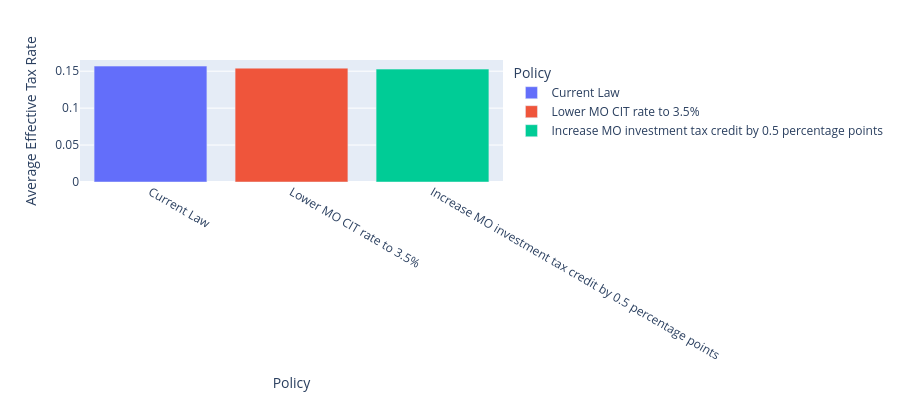

Notebook code for this chart:
### Code cell
# Plot Figure 15: Effects of South Carolina Business Tax Reforms in 2025 on
# Business Incentives to Invest and on State Tax Revenue
fig15 = px.bar(
    df[(df["output_var"]=="eatr") & (df["asset_type"]=="machines")],
    x="Policy", y="value", color='Policy',
    labels={'value':'Average Effective Tax Rate'}, height=400
)
fig15.show()

### Figure 1 — Plotly figure (JSON) as saved in the notebook; plotly's stock layout.template omitted (floating-point values rounded to 4 significant figures)
{"data": [{"alignmentgroup": "True", "hovertemplate": "Policy=%{x}<br>Average Effective Tax Rate=%{y}<extra></extra>", "legendgroup": "Current Law", "marker": {"color": "#636efa", "pattern": {"shape": ""}}, "name": "Current Law", "offsetgroup": "Current Law", "orientation": "v", "showlegend": true, "textposition": "auto", "type": "bar", "x": ["Current Law"], "xaxis": "x", "y": [0.1569], "yaxis": "y"}, {"alignmentgroup": "True", "hovertemplate": "Policy=%{x}<br>Average Effective Tax Rate=%{y}<extra></extra>", "legendgroup": "Lower MO CIT rate to 3.5%", "marker": {"color": "#EF553B", "pattern": {"shape": ""}}, "name": "Lower MO CIT rate to 3.5%", "offsetgroup": "Lower MO CIT rate to 3.5%", "orientation": "v", "showlegend": true, "textposition": "auto", "type": "bar", "x": ["Lower MO CIT rate to 3.5%"], "xaxis": "x", "y": [0.1541], "yaxis": "y"}, {"alignmentgroup": "True", "hovertemplate": "Policy=%{x}<br>Average Effective Tax Rate=%{y}<extra></extra>", "legendgroup": "Increase MO investment tax credit by 0.5 percentage points", "marker": {"color": "#00cc96", "pattern": {"shape": ""}}, "name": "Increase MO investment tax credit by 0.5 percentage points", "offsetgroup": "Increase MO investment tax credit by 0.5 percentage points", "orientation": "v", "showlegend": true, "textposition": "auto", "type": "bar", "x": ["Increase MO investment tax credit by 0.5 percentage points"], "xaxis": "x", "y": [0.1528], "yaxis": "y"}], "layout": {"barmode": "relative", "height": 400, "legend": {"title": {"text": "Policy"}, "tracegroupgap": 0}, "margin": {"t": 60}, "xaxis": {"anchor": "y", "categoryarray": ["Current Law", "Lower MO CIT rate to 3.5%", "Increase MO investment tax credit by 0.5 percentage points"], "categoryorder": "array", "domain": [0, 1], "title": {"text": "Policy"}}, "yaxis": {"anchor": "x", "domain": [0, 1], "title": {"text": "Average Effective Tax Rate"}}}}
